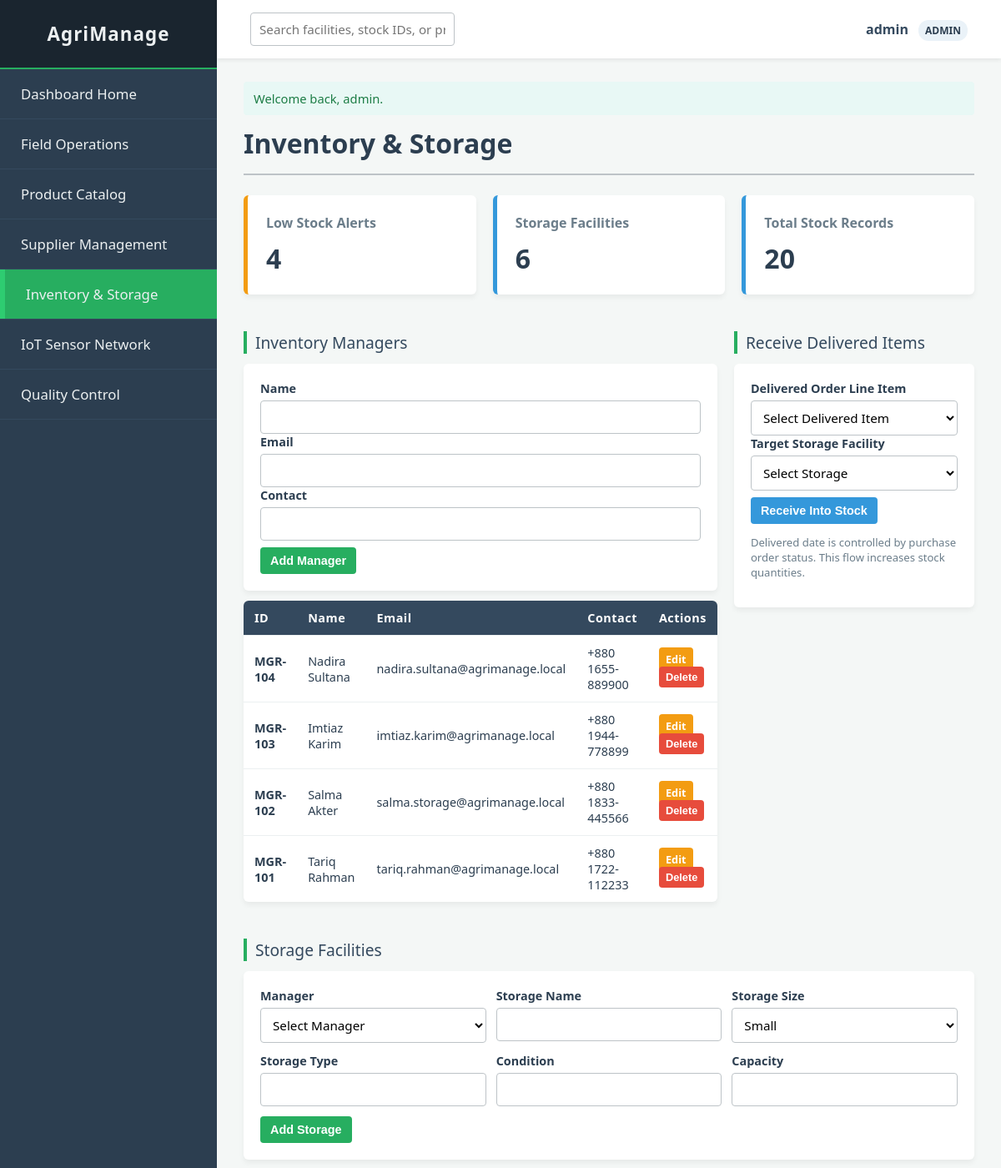
Screenshot of /modules/inventory.php (signed in, upper part) with the database file from the repository.
### tables this page shows
CREATE TABLE `inventory_managers` (
  `manager_id` INT AUTO_INCREMENT PRIMARY KEY,
  `name` VARCHAR(120) NOT NULL,
  `email` VARCHAR(120) NOT NULL,
  `contact` VARCHAR(30) NOT NULL,
  UNIQUE KEY `uq_inventory_managers_email` (`email`)
);

### includes/helpers.php (called while the page is built, shortened)
<?php
function h(?string $value): string
{
    return htmlspecialchars((string) $value, ENT_QUOTES, 'UTF-8');
}
function get_value(string $key, mixed $default = null): mixed
{
    return $_GET[$key] ?? $default;
}
function display_code(string $entity, int $id): string
{
    $map = [
        'field_officer' => ['FO', 2, 0],
        'farmer' => ['FAR', 3, 100],
        'field' => ['FLD', 4, 8000],
        'harvest' => ['HRV', 3, 300],
        'request' => ['REQ', 3, 50],
        'product' => ['PRD', 4, 1000],
        'supplier' => ['SUP', 3, 0],
        'order' => ['ORD', 4, 5000],
        'line_item' => ['LIT', 4, 0],
        'manager' => ['MGR', 3, 100],
        'storage' => ['STR', 3, 0],
        'stock' => ['STK', 4, 5000],
        'sensor' => ['SEN', 3, 0],
        'telemetry' => ['LOG', 7, 9940000],
        'status' => ['STS', 3, 0],
        'qc' => ['QCO', 3, 0],
        'inspection' => ['INSP', 4, 9000],
    ];
    [$prefix, $pad, $offset] = $map[$entity] ?? ['ID', 3, 0];
    $numeric = $id + $offset;
    return $prefix . '-' . str_pad((string) $numeric, $pad, '0', STR_PAD_LEFT);
}

### modules/inventory.php (the view, shortened to what this page needs)
<?php
$pdo = get_pdo();
$editEntity = (string) get_value('edit_entity', '');
$editRecord = null;
$managers = $pdo->query('SELECT * FROM inventory_managers ORDER BY manager_id DESC')->fetchAll();
$storage = $pdo->query(
    'SELECT sf.*, im.name AS manager_name,
            COALESCE((SELECT SUM(current_quantity) FROM inventory_stock st WHERE st.storage_id = sf.storage_id), 0) AS used_quantity
     FROM storage_facilities sf
     INNER JOIN inventory_managers im ON im.manager_id = sf.manager_id
     ORDER BY sf.storage_id DESC'
)->fetchAll();
$stock = $pdo->query(
    'SELECT st.*, p.product_name, p.unit_of_measurement, sf.storage_name, sf.capacity, im.name AS manager_name
     FROM inventory_stock st
     INNER JOIN products p ON p.product_id = st.product_id
     INNER JOIN storage_facilities sf ON sf.storage_id = st.storage_id
     INNER JOIN inventory_managers im ON im.manager_id = sf.manager_id
     ORDER BY st.stock_id DESC'
)->fetchAll();
$lowStockCount = (int) $pdo->query('SELECT COUNT(*) FROM inventory_stock WHERE current_quantity <= minimum_threshold_alert')->fetchColumn();
require __DIR__ . '/../includes/header.php';
?>
<div class="module-header">
    <h1 class="page-title">Inventory & Storage</h1>
</div>
<div class="dashboard-grid-3">
    <div class="metric-card warning">
        <h3>Low Stock Alerts</h3>
        <div class="value"><?= h((string) $lowStockCount) ?></div>
    </div>
    <div class="metric-card">
        <h3>Storage Facilities</h3>
        <div class="value"><?= h((string) count($storage)) ?></div>
    </div>
    <div class="metric-card">
        <h3>Total Stock Records</h3>
        <div class="value"><?= h((string) count($stock)) ?></div>
    </div>
</div>
<div class="dashboard-grid" style="margin-top:20px;">
    <div>
        <div class="section-title">Inventory Managers</div>
        <?php $managerEdit = $editEntity === 'manager' ? $editRecord : null; ?>
        <div class="form-container">
            <form method="post" action="">
                <div class="form-group"><label>Name</label><input class="form-control" name="name" required value="<?= h($managerEdit['name'] ?? '') ?>"></div>
                <div class="form-group"><label>Email</label><input class="form-control" type="email" name="email" required value="<?= h($managerEdit['email'] ?? '') ?>"></div>
                <div class="form-group"><label>Contact</label><input class="form-control" name="contact" required value="<?= h($managerEdit['contact'] ?? '') ?>"></div>
                <div class="button-row">
                    <button type="submit" class="btn btn-primary"><?= $managerEdit ? 'Update Manager' : 'Add Manager' ?></button>
                </div>
            </form>
        </div>
        <div class="data-table-container" style="margin-top:12px;">
            <table class="data-table">
                <thead><tr><th>ID</th><th>Name</th><th>Email</th><th>Contact</th><th>Actions</th></tr></thead>
                <tbody>
                <?php foreach ($managers as $row): ?>
                    <tr>
                        <td><strong><?= h(display_code('manager', (int) $row['manager_id'])) ?></strong></td>
                        <td><?= h($row['name']) ?></td>
                        <td><?= h($row['email']) ?></td>
                        <td><?= h($row['contact']) ?></td>
                        <td>
                            <a class="btn btn-warning btn-sm" href="?edit_entity=manager&edit_id=<?= h((string) $row['manager_id']) ?>">Edit</a>
                            <form method="post" action="" style="display:inline;" data-confirm="Delete this manager?">
                                <button type="submit" class="btn btn-danger btn-sm">Delete</button>
                            </form>
                        </td>
                    </tr>
                <?php endforeach; ?>
                </tbody>
            </table>
        </div>
    </div>
    <div>
        <div class="section-title">Receive Delivered Items</div>
        <div class="form-container">
            <form method="post" action="">
                <div class="form-group">
                    <label>Delivered Order Line Item</label>
                    <select class="form-control" name="line_item_id" required>
                        <option value="">Select Delivered Item</option>
                    </select>
                </div>
                <div class="form-group">
                    <label>Target Storage Facility</label>
                    <select class="form-control" name="receive_storage_id" required>
                        <option value="">Select Storage</option>
                    </select>
                </div>
                <div class="button-row">
                    <button class="btn btn-secondary" type="submit">Receive Into Stock</button>
                </div>
                <p class="small-text">Delivered date is controlled by purchase order status. This flow increases stock quantities.</p>
            </form>
        </div>
    </div>
    <div class="full-width">
        <div class="section-title">Storage Facilities</div>
        <?php $storageEdit = $editEntity === 'storage' ? $editRecord : null; ?>
        <div class="form-container">
            <form method="post" action="">
                <div class="form-row">
                    <div class="form-group">
                        <label>Manager</label>
                        <select class="form-control" name="manager_id" required>
                            <option value="">Select Manager</option>
                        </select>
                    </div>
                    <div class="form-group"><label>Storage Name</label><input class="form-control" name="storage_name" required value="<?= h($storageEdit['storage_name'] ?? '') ?>"></div>
                    <div class="form-group">
                        <label>Storage Size</label>
                        <?php $sizeValue = (string) ($storageEdit['storage_size'] ?? 'small'); ?>
                        <select class="form-control" name="storage_size">
                            <?php foreach (['small', 'medium', 'large'] as $size): ?>
                                <option value="<?= h($size) ?>" <?= $sizeValue === $size ? 'selected' : '' ?>><?= h(ucfirst($size)) ?></option>
                            <?php endforeach; ?>
                        </select>
                    </div>
                </div>
                <div class="form-row">
                    <div class="form-group"><label>Storage Type</label><input class="form-control" name="storage_type" required value="<?= h($storageEdit['storage_type'] ?? '') ?>"></div>
                    <div class="form-group"><label>Condition</label><input class="form-control" name="storage_condition" required value="<?= h($storageEdit['storage_condition'] ?? '') ?>"></div>
                    <div class="form-group"><label>Capacity</label><input class="form-control" type="number" step="0.01" min="0" name="capacity" required value="<?= h((string) ($storageEdit['capacity'] ?? '')) ?>"></div>
                </div>
                <div class="button-row">
                    <button type="submit" class="btn btn-primary"><?= $storageEdit ? 'Update Storage' : 'Add Storage' ?></button>
                </div>
            </form>
        </div>
    </div>
</div>
<?php require __DIR__ . '/../includes/footer.php'; ?>

### assets/css/app.css (style rules this page uses)
* { box-sizing: border-box; }
body { margin: 0; font-family: 'Segoe UI', Tahoma, Geneva, Verdana, sans-serif; background-color: #f4f7f6; color: #2c3e50; min-width: 1024px; overflow-x: auto; }
a { color: inherit; text-decoration: none; }
.module-header { display: flex; justify-content: space-between; align-items: center; border-bottom: 2px solid #bdc3c7; padding-bottom: 15px; margin-bottom: 24px; }
.page-title { margin: 0; color: #2c3e50; font-size: 2rem; }
.section-title { font-size: 1.2rem; color: #34495e; margin-bottom: 12px; margin-top: 24px; display: flex; justify-content: space-between; align-items: center; border-left: 4px solid #27ae60; padding-left: 10px; }
.dashboard-grid { display: grid; grid-template-columns: 1fr 1fr; gap: 20px; }
.dashboard-grid-3 { display: grid; grid-template-columns: 1fr 1fr 1fr; gap: 20px; }
.full-width { grid-column: 1 / -1; }
.metric-card { background: #fff; padding: 22px; border-radius: 6px; box-shadow: 0 4px 6px rgba(0, 0, 0, 0.05); border-left: 5px solid #3498db; }
.metric-card.warning { border-left-color: #f39c12; }
.metric-card h3 { margin: 0 0 10px; font-size: 1rem; color: #6b7d8a; font-weight: 600; }
.metric-card .value { font-size: 2rem; font-weight: bold; }
.data-table-container, .form-container, .card { background: #fff; border-radius: 6px; box-shadow: 0 4px 6px rgba(0, 0, 0, 0.05); overflow: hidden; }
.form-container, .card { padding: 20px; }
.data-table { width: 100%; border-collapse: collapse; }
.data-table th, .data-table td { padding: 11px 13px; text-align: left; border-bottom: 1px solid #ecf0f1; font-size: 0.9rem; }
.data-table th { background-color: #34495e; color: #fff; font-weight: 600; letter-spacing: 0.5px; }
.data-table tr:last-child td { border-bottom: none; }
.form-row { display: flex; gap: 12px; margin-bottom: 12px; }
.form-group { flex: 1; }
.form-group label { display: block; margin-bottom: 5px; font-weight: 600; font-size: 0.9rem; }
.form-control, input[type="text"], input[type="number"], input[type="date"], input[type="datetime-local"], select, textarea { width: 100%; padding: 9px 10px; border: 1px solid #bdc3c7; border-radius: 4px; font-family: inherit; font-size: 0.95rem; background: #fff; }
.button-row { display: flex; gap: 8px; margin-top: 8px; flex-wrap: wrap; }
.btn, button { border: none; border-radius: 4px; cursor: pointer; font-size: 0.9rem; font-weight: 600; padding: 8px 12px; }
.btn-primary { background-color: #27ae60; color: #fff; }
.btn-secondary { background-color: #3498db; color: #fff; }
.btn-warning { background-color: #f39c12; color: #fff; }
.btn-danger { background-color: #e74c3c; color: #fff; }
.btn-sm { font-size: 0.8rem; padding: 5px 8px; }
.small-text { font-size: 0.82rem; color: #6b7d8a; }

### rows the page displays
inventory_managers: manager_id "MGR-104", name "Nadira Sultana", email "nadira.sultana@agrimanage.local", contact "+880 1655-889900"
inventory_managers: manager_id "MGR-103", name "Imtiaz Karim", email "imtiaz.karim@agrimanage.local", contact "+880 1944-778899"
inventory_managers: manager_id "MGR-102", name "Salma Akter", email "salma.storage@agrimanage.local", contact "+880 1833-445566"
inventory_managers: manager_id "MGR-101", name "Tariq Rahman", email "tariq.rahman@agrimanage.local", contact "+880 1722-112233"

### other values shown
$item[0] "Dashboard Home"
$item[0] "Field Operations"
$item[0] "Product Catalog"
$item[0] "Supplier Management"
$item[0] "Inventory & Storage"
$item[0] "IoT Sensor Network"
$item[0] "Quality Control"
$user['username'] "admin"
$user['role'] "ADMIN"
$flash['message'] "Welcome back, admin."
$lowStockCount "4"
count($storage) "6"
count($stock) "20"
form field storage_size "Small"
